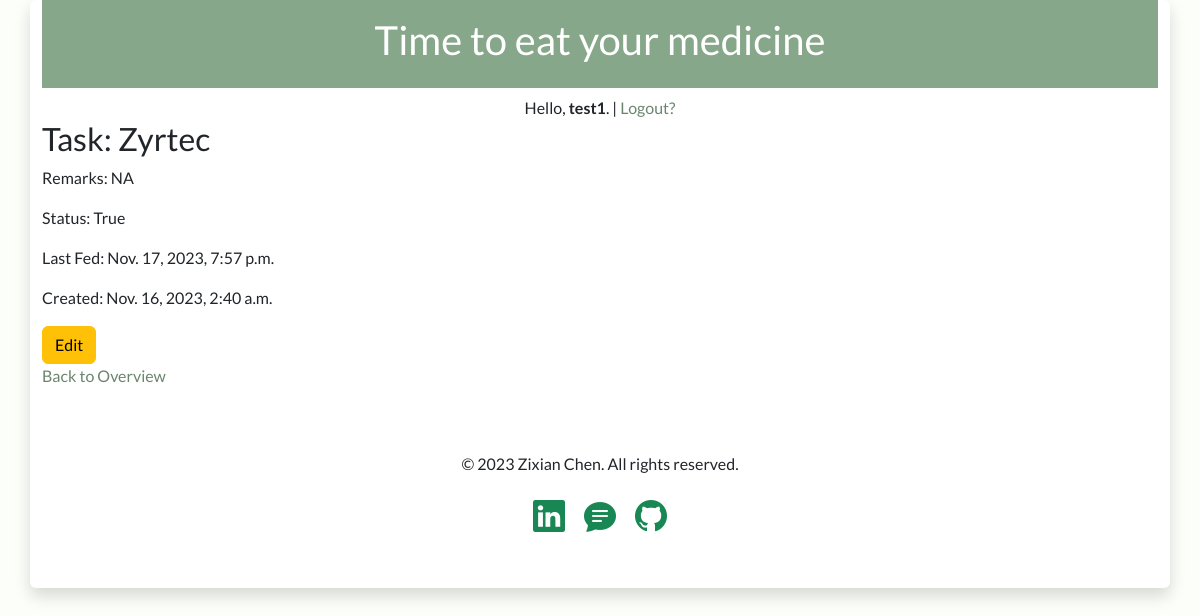
Screenshot of /med/3/ (signed in) with the database file from the repository.
### trackerapp/models.py (models this page shows, shortened)
class EatModel(models.Model):
    user = models.ForeignKey(User, on_delete=models.SET_NULL, null=True)
    medicine = models.CharField(max_length=50, choices=medicine_choices)
    last_fed = models.DateTimeField(default=datetime.now)
    interval = models.IntegerField(default=4)
    remarks = models.TextField(max_length=140)
    complete = models.BooleanField(default=False)
    created = models.DateTimeField(auto_now_add=True)
    class Meta:
        ordering = ['complete'] #ordering in descending just do -complete

### trackerapp/views.py (the view)
# urls.py: path('med/<int:pk>/', EatDetails.as_view(), name='eatdetails'),
class EatDetails(LoginRequiredMixin, DetailView):
    login_url = 'eatlogin'
    model = EatModel
    context_object_name = 'outstanding_list'  #this allows me to call it from the details page, outstanding_list.id

### templates/trackerapp/EatModel_detail.html
{% extends 'base.html' %}
{% block content %}
<div class="row">
    <div class="col">
        <h2>Task: {{ object.medicine }}</h2>
    </div>
</div>
<div class="row">
    <div class="col">
        <p>Remarks: {{ object.remarks }}</p>
        <p>Status: {{ object.complete }}</p>
        <p>Last Fed: {{ object.last_fed }}</p>
        <p>Created: {{ object.created }}</p>
    </div>
</div>
<div class="row">
    <div class="col">
        <form action="{% url 'eatupdate' outstanding_list.id %}"><button type='submit' class="btn btn-warning">Edit</button></form>
        <p><a href="{% url 'eatlist' %}">Back to Overview</a></p>
    </div>
</div>
{%endblock %}

### templates/base.html (shortened to what this page needs)
<!DOCTYPE html>
<html lang="en">
<head>
    <link rel="stylesheet" href="https://cdn.jsdelivr.net/npm/bootstrap@5.3.2/dist/css/bootstrap.min.css">
    <link rel="stylesheet" href="https://cdn.jsdelivr.net/npm/bootstrap-icons@1.11.1/font/bootstrap-icons.css">
</head>
<body>
<div class="container shadow mb-5 pb-5 bg-white rounded">
    <div class="row">
        <a href="{% url 'eatlist' %}" id="header"><div class="col p-3 mb-2 text-white" style="background-color: #86A789">
            <h1 class="text-center">Time to eat your medicine</h1>
        </div></a>
    </div>
    <div class="row">
        {% if user.is_authenticated %}
            <div class="col-12 text-center">Hello, <b>{{user.username}}</b>. | <a href="{% url 'eatlogout' %}">Logout?</a></div>
        {% else %}
            <div class="col-12 text-center">You are not logged in. <a href="{% url 'eatlogin' %}">Please login here</a>.</div>
        {% endif %}
    </div>
        {% block content %}
        {% endblock %}
{% include "_footer.html" %}
</div>
</body>
</html>

### templates/base.html (style rules this page uses)
body { background-color: #FCFFF9; font-family: 'Lato', sans-serif; }
#header { text-decoration: none; }
a, a:visited { text-decoration: none; color: #6B856D; font-weight: 500; }

### rows the page displays
EatModel: medicine "Zyrtec", remarks "NA", complete "True", last_fed "Nov. 17, 2023, 7:57 p.m.", created "Nov. 16, 2023, 2:40 a.m."

### other values shown
{{ user.username }} "test1"
